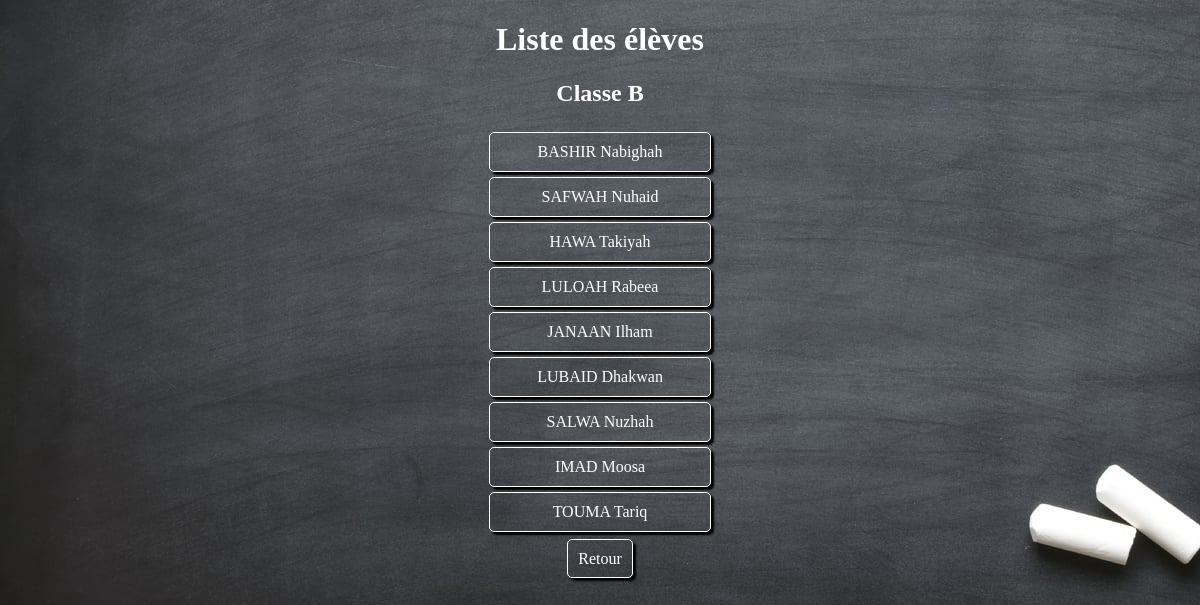
The app's page /teacher/roter.php?action=see_pupils_list&class=B with its own data.
### tables this page shows
CREATE TABLE IF NOT EXISTS `users` (
  `id` int(11) NOT NULL AUTO_INCREMENT,
  `name` varchar(255) NOT NULL,
  `first_name` varchar(255) NOT NULL,
  `age` int(11) NOT NULL,
  `login_name` varchar(255) NOT NULL,
  `password` varchar(255) NOT NULL,
  `class` varchar(255) NOT NULL,
  `category` varchar(255) NOT NULL,
  PRIMARY KEY (`id`)
);

### teacher/controler/controler.php (called while the page is built, shortened)
<?php
require("model/model.php");
function seePupilsList($class)
{
    $pupils = getPupils($class);
    require("view/pupils_list_view.php");
}

### teacher/model/model.php (called while the page is built, shortened)
<?php
function dbConnect()
{
    try
    {
        $db = new PDO('mysql:host=localhost;dbname=ts_project;charset=utf8', 'root', '');
        return $db;
    }
    catch(Exception $e)
    {
        die('Erreur : '.$e->getMessage());
    }
}
function getPupils($class)
{
    $db = dbConnect();
    $req = $db -> prepare("SELECT name, first_name, age, id
                            FROM users
                            WHERE class = ? AND category = 'pupil'");
    $req -> execute(array($class));
    return $req;
}

### teacher/view/pupils_list_view.php (the view, shortened to what this page needs)
<h1>Liste des élèves</h1>
<h2>Classe <?= $class ?></h2>
<nav>
    <?php
    while ($pupil = $pupils -> fetch())
    {
    ?>
        <a href="roter.php?action=see_pupil_record&id=<?= $pupil['id'] ?>"><?= $pupil['name'] ?> <?= $pupil["first_name"] ?></a>
    <?php
    }
    ?>
</nav>
<br/>
<a href="roter.php?action=see_classes_list">Retour</a><br/>
<?php require("template.php"); ?>

### teacher/design/pupils_list_view.css (style rules this page uses)
* { color: white; text-align: center; }
body { background: url("picture/chalkboard_8.jpg") fixed no-repeat; }
nav { display: flex; flex-direction: column; justify-content: space-around; align-items: center; }
a { border: 1px white solid; width: 200px; margin-top: 5px; padding: 10px; border-radius: 5px; box-shadow: 3px 3px 2px black; text-decoration: none; }

### records on screen
users: name "BASHIR", first_name "Nabighah"
users: name "SAFWAH", first_name "Nuhaid"
users: name "HAWA", first_name "Takiyah"
users: name "LULOAH", first_name "Rabeea"
users: name "JANAAN", first_name "Ilham"
users: name "LUBAID", first_name "Dhakwan"
users: name "SALWA", first_name "Nuzhah"
users: name "IMAD", first_name "Moosa"
users: name "TOUMA", first_name "Tariq"

### other values on screen
$class "B"
